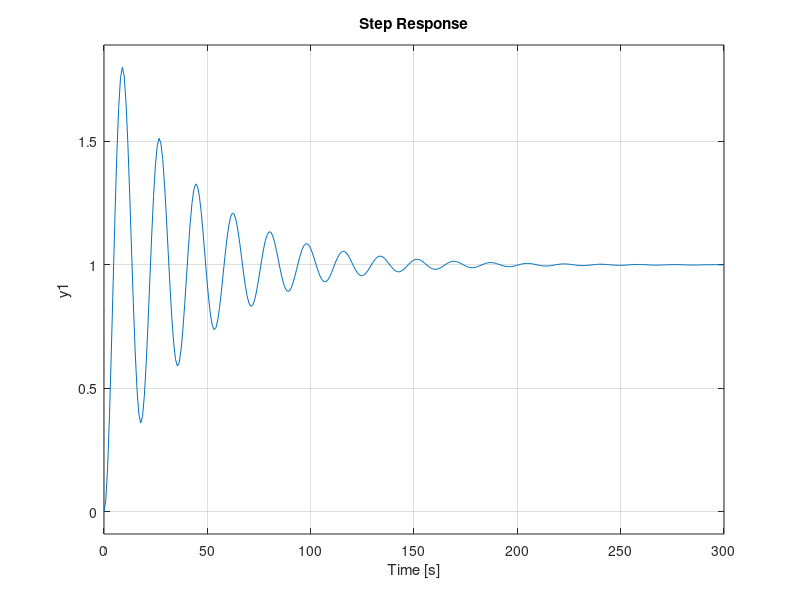
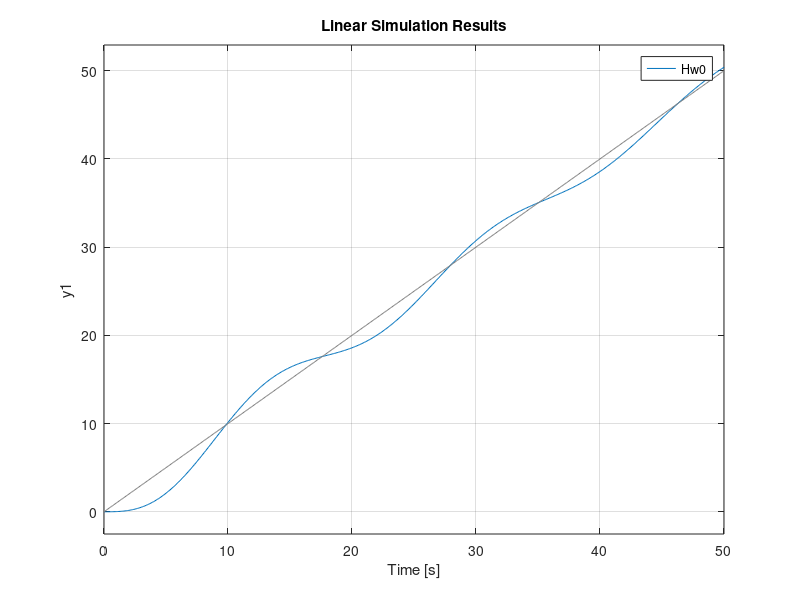
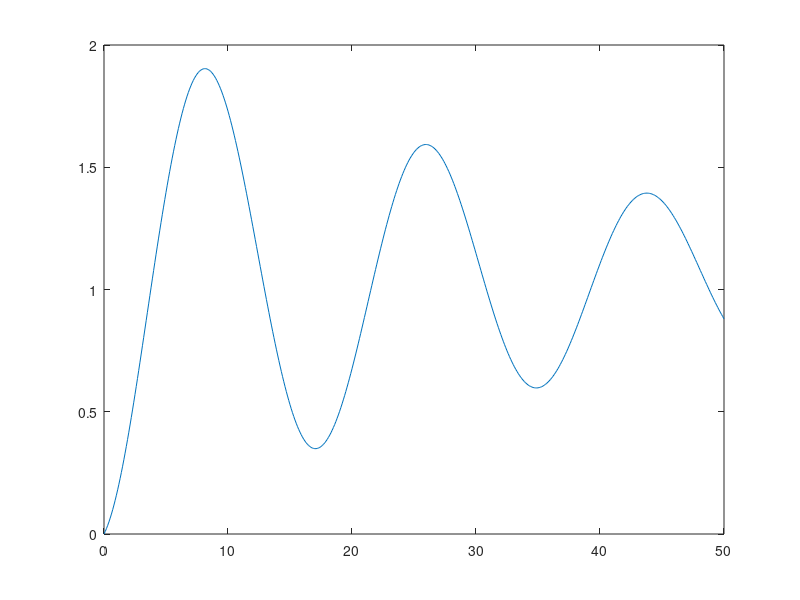
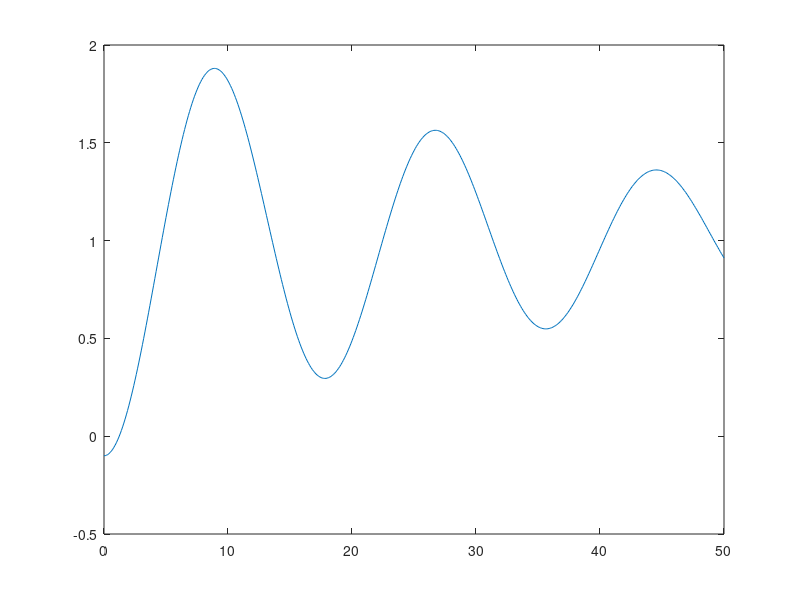

The MATLAB script that drew these images, in order:
close all

figure('name','treapta');
Hr=5;
Hf1=tf(1,[20 1]);
Hf2=tf(0.5,[1 0]);

Hw0=feedback(series(Hr,series(Hf1,Hf2)),1);
Hp10=feedback(Hf2,series(Hr,Hf1));
Hp20=-feedback(1,series(Hr,series(Hf1,Hf2)));

%raspunsul la treapt
t=0:0.1:50;
step(Hw0)

%rasp sistemului la rampa
figure('name','rampa');
lsim(Hw0,t,t)

figure('name','perturbatia1')
p1=0.2*ones(1,length(t));
yw=step(Hw0,t);
yp1=lsim(Hp10,p1,t);
yt1=yw+yp1;
plot(t,yt1)

figure('name','perturbatia2')
p2=0.1*ones(1,length(t));
yw=step(Hw0,t);
yp2=lsim(Hp20,p2,t);
yt2=yw+yp2;
plot(t,yt2)